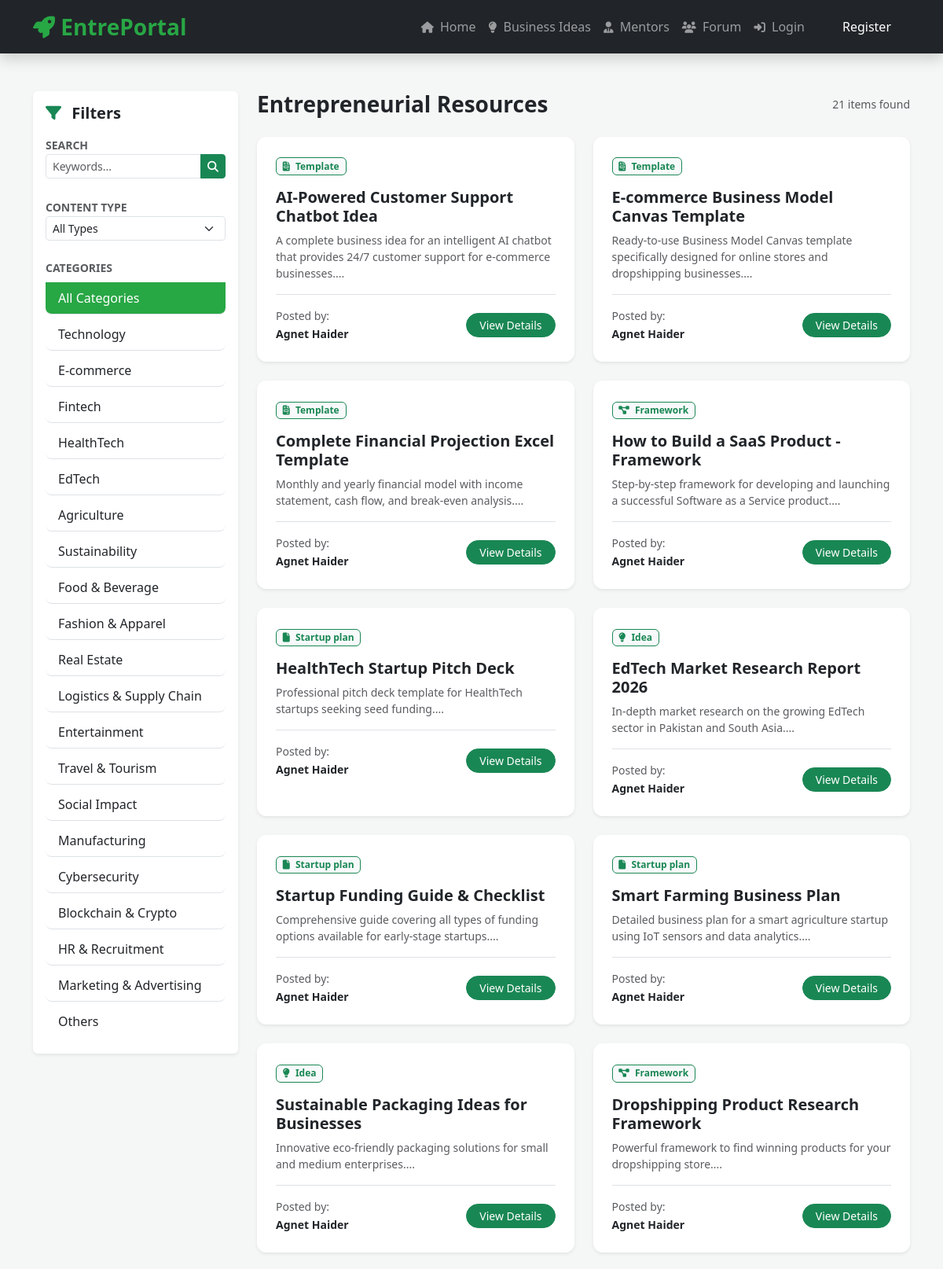
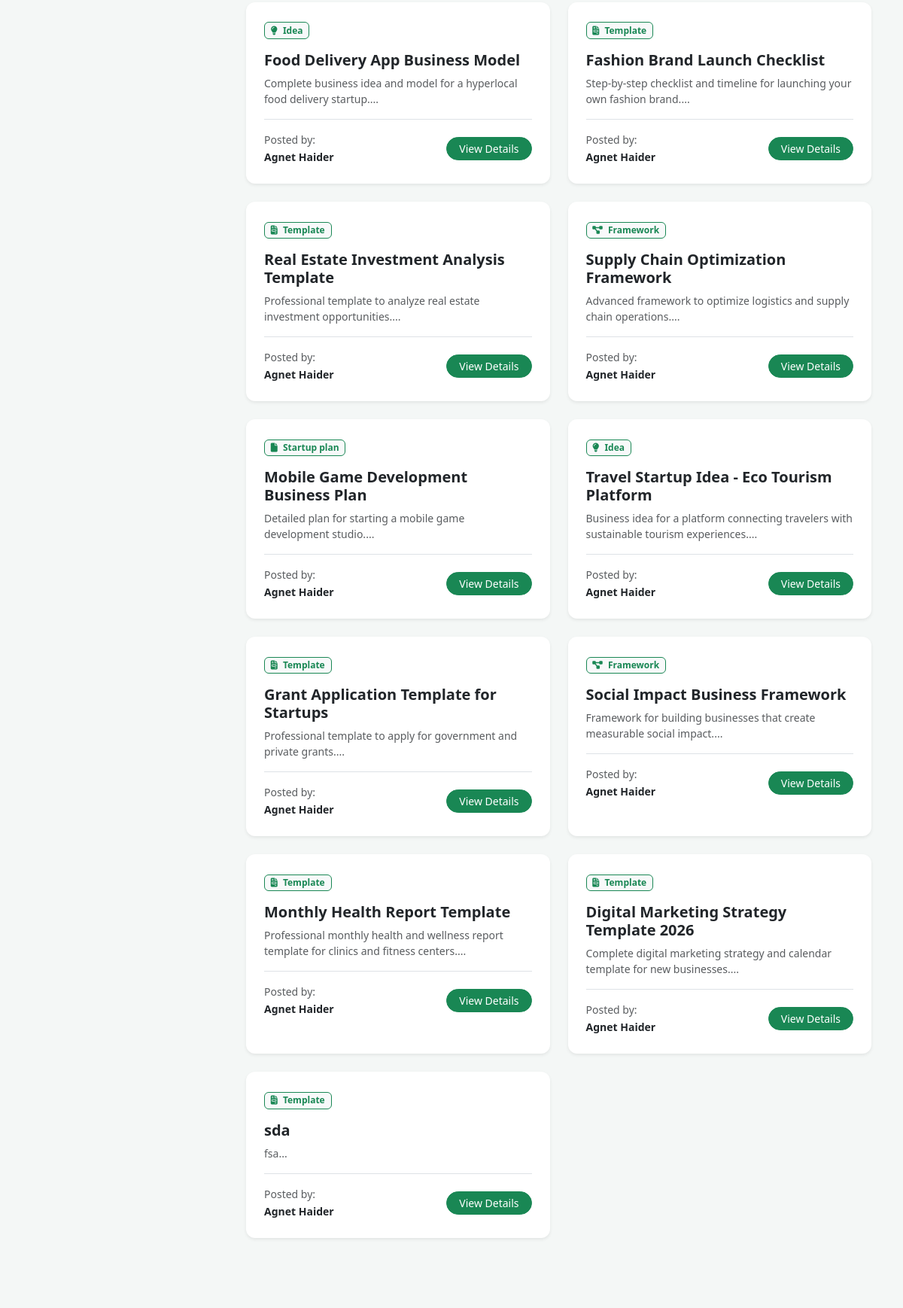
The app's page /resources.php (upper part) with its own data (2 pictures, top to bottom).
### tables this page shows
CREATE TABLE `categories` (
  `id` int(11) NOT NULL,
  `category_name` varchar(100) NOT NULL,
  `description` text DEFAULT NULL,
  `created_at` timestamp NOT NULL DEFAULT current_timestamp()
);

CREATE TABLE `resources` (
  `id` int(11) NOT NULL,
  `agent_id` int(11) NOT NULL,
  `category_id` int(11) DEFAULT NULL,
  `title` varchar(255) NOT NULL,
  `content_type` enum('idea','framework','template','startup_plan','financial_support') NOT NULL,
  `description` text DEFAULT NULL,
  `file_path` varchar(255) DEFAULT NULL,
  `created_at` timestamp NOT NULL DEFAULT current_timestamp(),
  `updated_at` timestamp NOT NULL DEFAULT current_timestamp() ON UPDATE current_timestamp()
);

CREATE TABLE `users` (
  `id` int(11) NOT NULL,
  `full_name` varchar(100) NOT NULL,
  `email` varchar(100) NOT NULL,
  `password` varchar(255) NOT NULL,
  `phone` varchar(20) DEFAULT NULL,
  `bio` text DEFAULT NULL,
  `location` varchar(100) DEFAULT NULL,
  `role` enum('user','agent','admin') NOT NULL DEFAULT 'user',
  `status` enum('pending','approved','rejected') NOT NULL DEFAULT 'pending',
  `created_at` timestamp NOT NULL DEFAULT current_timestamp()
);

### resources.php (the view, shortened to what this page needs)
<?php
include 'config.php';
$type_filter = isset($_GET['type']) ? mysqli_real_escape_string($conn, $_GET['type']) : '';
$cat_filter = isset($_GET['category']) ? (int)$_GET['category'] : 0;
$search_query = isset($_GET['search']) ? mysqli_real_escape_string($conn, $_GET['search']) : '';
$sql = "SELECT r.*, c.category_name, u.full_name as agent_name
        FROM resources r
        LEFT JOIN categories c ON r.category_id = c.id
        LEFT JOIN users u ON r.agent_id = u.id
        WHERE 1=1";
$sql .= " ORDER BY r.created_at DESC";
$resources = mysqli_query($conn, $sql);
$categories_list = mysqli_query($conn, "SELECT * FROM categories");
?>
<!DOCTYPE html>
<html lang="en">
<head>
    <link href="https://cdn.jsdelivr.net/npm/bootstrap@5.3.3/dist/css/bootstrap.min.css" rel="stylesheet">
    <link href="https://cdnjs.cloudflare.com/ajax/libs/font-awesome/6.5.1/css/all.min.css" rel="stylesheet">
</head>
<body>
<?php include 'navbar.php'; ?>
<div class="container py-5">
    <div class="row">
        <div class="col-lg-3 mb-4">
            <div class="card shadow-sm border-0 p-3">
                <h5 class="fw-bold mb-3"><i class="fas fa-filter text-success me-2"></i> Filters</h5>
                <form action="resources.php" method="GET">
                    <div class="mb-4">
                        <label class="small fw-bold text-muted text-uppercase">Search</label>
                        <div class="input-group">
                            <input type="text" name="search" class="form-control form-control-sm" placeholder="Keywords..." value="<?= htmlspecialchars($search_query) ?>">
                            <button class="btn btn-success btn-sm" type="submit"><i class="fas fa-search"></i></button>
                        </div>
                    </div>
                    <div class="mb-4">
                        <label class="small fw-bold text-muted text-uppercase">Content Type</label>
                        <select name="type" class="form-select form-select-sm" onchange="this.form.submit()">
                            <option value="">All Types</option>
                        </select>
                    </div>
                </form>
                <label class="small fw-bold text-muted text-uppercase mb-2">Categories</label>
                <div class="list-group list-group-flush">
                    <a href="resources.php" class="list-group-item list-group-item-action sidebar-item <?= $cat_filter == 0 ? 'active-cat' : '' ?>">All Categories</a>
                    <?php while($cat = mysqli_fetch_assoc($categories_list)): ?>
                        <a href="resources.php?category=<?= $cat['id'] ?>&type=<?= $type_filter ?>"
                           class="list-group-item list-group-item-action sidebar-item <?= $cat_filter == $cat['id'] ? 'active-cat' : '' ?>">
                            <?= htmlspecialchars($cat['category_name']) ?>
                        </a>
                    <?php endwhile; ?>
                </div>
            </div>
        </div>
        <div class="col-lg-9">
            <div class="d-flex justify-content-between align-items-center mb-4">
                <h3 class="fw-bold mb-0">
                    <?php
                        if($type_filter == 'idea') echo "Business Ideas";
                        elseif($type_filter == 'template') echo "Startup Templates";
                        else echo "Entrepreneurial Resources";
                    ?>
                </h3>
                <span class="text-muted small"><?= mysqli_num_rows($resources) ?> items found</span>
            </div>
            <div class="row g-4">
                <?php if(mysqli_num_rows($resources) > 0): ?>
                    <?php while($row = mysqli_fetch_assoc($resources)):
                        $type_icon = "fa-file";
                        if($row['content_type'] == 'idea') $type_icon = "fa-lightbulb";
                        if($row['content_type'] == 'template') $type_icon = "fa-file-invoice";
                        if($row['content_type'] == 'framework') $type_icon = "fa-project-diagram";
                    ?>
                    <div class="col-md-6">
                        <div class="card h-100 shadow-sm resource-card">
                            <div class="card-body p-4">
                                <span class="badge bg-light text-success border border-success mb-3">
                                    <i class="fas <?= $type_icon ?> me-1"></i> <?= ucfirst(str_replace('_', ' ', $row['content_type'])) ?>
                                </span>
                                <h5 class="card-title fw-bold"><?= htmlspecialchars($row['title']) ?></h5>
                                <p class="card-text text-muted small">
                                    <?= htmlspecialchars(substr($row['description'], 0, 120)) ?>...
                                </p>
                                <div class="d-flex align-items-center mt-3 pt-3 border-top">
                                    <div class="flex-grow-1">
                                        <small class="text-muted d-block">Posted by:</small>
                                        <small class="fw-bold"><?= htmlspecialchars($row['agent_name']) ?></small>
                                    </div>
                                    <a href="view-resource.php?id=<?= $row['id'] ?>" class="btn btn-success btn-sm rounded-pill px-3">
                                        View Details
                                    </a>
                                </div>
                            </div>
                        </div>
                    </div>
                    <?php endwhile; ?>
                <?php endif; ?>
            </div>
        </div>
    </div>
</div>
</body>
</html>

### navbar.php (shortened to what this page needs)
<nav class="navbar navbar-expand-lg navbar-dark bg-dark sticky-top shadow">
    <div class="container">
        <a class="navbar-brand fs-3" href="index.php">
            <i class="fas fa-rocket"></i> EntrePortal
        </a>
        <div class="collapse navbar-collapse" id="navbarNav">
            <ul class="navbar-nav ms-auto align-items-center">
                <li class="nav-item">
                    <a class="nav-link" href="index.php"><i class="fas fa-home"></i> Home</a>
                </li>
                <li class="nav-item">
                    <a class="nav-link" href="resources.php?type=idea"><i class="fas fa-lightbulb"></i> Business Ideas</a>
                </li>
                <li class="nav-item">
                    <a class="nav-link" href="view-mentors.php"><i class="fas fa-user-tie"></i> Mentors</a>
                </li>
                <li class="nav-item">
                    <a class="nav-link" href="forum.php"><i class="fas fa-users"></i> Forum</a>
                </li>
                <?php if (isset($_SESSION['user_id'])):
                    $role = $_SESSION['role'] ?? 'user';
                    $dashboard_page = ($role == 'admin') ? 'dashboard-admin.php' :
                                      ($role == 'agent' ? 'dashboard-agent.php' : 'dashboard-user.php');
                ?>
                    <li class="nav-item">
                        <a class="nav-link" href="<?php echo $dashboard_page; ?>">
                            <i class="fas fa-th-large"></i> Dashboard
                        </a>
                    </li>
                    <li class="nav-item ms-lg-2">
                        <a class="nav-link text-success fw-bold" href="logout.php">
                            <i class="fas fa-sign-out-alt"></i> Logout (<?php echo htmlspecialchars($_SESSION['full_name']); ?>)
                        </a>
                    </li>
                <?php else: ?>
                    <li class="nav-item">
                        <a class="nav-link" href="login.php"><i class="fas fa-sign-in-alt"></i> Login</a>
                    </li>
                    <li class="nav-item">
                        <a class="nav-link btn btn-success text-white px-4 ms-lg-3" href="register.php">
                            Register
                        </a>
                    </li>
                <?php endif; ?>
            </ul>
        </div>
    </div>
</nav>

### resources.php (style rules this page uses)
body { background-color: #f4f7f6; }
.resource-card { border: none; border-radius: 12px; transition: 0.3s; }
.sidebar-item { border-radius: 8px; margin-bottom: 5px; transition: 0.2s; }
.active-cat { background: #28a745 !important; color: white !important; }

### navbar.php (style rules this page uses)
:root { --primary: #28a745; --dark: #212529; }
.navbar-brand { font-weight: 700; color: var(--primary) !important; }
.nav-link i { margin-right: 4px; font-size: 0.9rem; }

### records on screen
categories: category_name "Technology"
categories: category_name "E-commerce"
categories: category_name "Fintech"
categories: category_name "HealthTech"
categories: category_name "EdTech"
categories: category_name "Agriculture"
categories: category_name "Sustainability"
categories: category_name "Food & Beverage"
categories: category_name "Fashion & Apparel"
categories: category_name "Real Estate"
categories: category_name "Logistics & Supply Chain"
categories: category_name "Entertainment"
categories: category_name "Travel & Tourism"
categories: category_name "Social Impact"
categories: category_name "Manufacturing"
categories: category_name "Cybersecurity"
categories: category_name "Blockchain & Crypto"
categories: category_name "HR & Recruitment"
categories: category_name "Marketing & Advertising"
categories: category_name "Others"
resources: content_type "Template", title "AI-Powered Customer Support Chatbot Idea", description "A complete business idea for an intelligent AI chatbot that provides 24/7 customer support for e-commerce businesses.", agent.full_name "Agnet Haider"
resources: content_type "Template", title "E-commerce Business Model Canvas Template", description "Ready-to-use Business Model Canvas template specifically designed for online stores and dropshipping businesses.", agent.full_name "Agnet Haider"
resources: content_type "Template", title "Complete Financial Projection Excel Template", description "Monthly and yearly financial model with income statement, cash flow, and break-even analysis.", agent.full_name "Agnet Haider"
resources: content_type "Framework", title "How to Build a SaaS Product - Framework", description "Step-by-step framework for developing and launching a successful Software as a Service product.", agent.full_name "Agnet Haider"
resources: content_type "Startup plan", title "HealthTech Startup Pitch Deck", description "Professional pitch deck template for HealthTech startups seeking seed funding.", agent.full_name "Agnet Haider"
resources: content_type "Idea", title "EdTech Market Research Report 2026", description "In-depth market research on the growing EdTech sector in Pakistan and South Asia.", agent.full_name "Agnet Haider"
resources: content_type "Startup plan", title "Startup Funding Guide & Checklist", description "Comprehensive guide covering all types of funding options available for early-stage startups.", agent.full_name "Agnet Haider"
resources: content_type "Startup plan", title "Smart Farming Business Plan", description "Detailed business plan for a smart agriculture startup using IoT sensors and data analytics.", agent.full_name "Agnet Haider"
resources: content_type "Idea", title "Sustainable Packaging Ideas for Businesses", description "Innovative eco-friendly packaging solutions for small and medium enterprises.", agent.full_name "Agnet Haider"
resources: content_type "Framework", title "Dropshipping Product Research Framework", description "Powerful framework to find winning products for your dropshipping store.", agent.full_name "Agnet Haider"
resources: content_type "Idea", title "Food Delivery App Business Model", description "Complete business idea and model for a hyperlocal food delivery startup.", agent.full_name "Agnet Haider"
resources: content_type "Template", title "Fashion Brand Launch Checklist", description "Step-by-step checklist and timeline for launching your own fashion brand.", agent.full_name "Agnet Haider"
resources: content_type "Template", title "Real Estate Investment Analysis Template", description "Professional template to analyze real estate investment opportunities.", agent.full_name "Agnet Haider"
resources: content_type "Framework", title "Supply Chain Optimization Framework", description "Advanced framework to optimize logistics and supply chain operations.", agent.full_name "Agnet Haider"
resources: content_type "Startup plan", title "Mobile Game Development Business Plan", description "Detailed plan for starting a mobile game development studio.", agent.full_name "Agnet Haider"
resources: content_type "Idea", title "Travel Startup Idea - Eco Tourism Platform", description "Business idea for a platform connecting travelers with sustainable tourism experiences.", agent.full_name "Agnet Haider"
resources: content_type "Template", title "Grant Application Template for Startups", description "Professional template to apply for government and private grants.", agent.full_name "Agnet Haider"
resources: content_type "Framework", title "Social Impact Business Framework", description "Framework for building businesses that create measurable social impact.", agent.full_name "Agnet Haider"
resources: content_type "Template", title "Monthly Health Report Template", description "Professional monthly health and wellness report template for clinics and fitness centers.", agent.full_name "Agnet Haider"
resources: content_type "Template", title "Digital Marketing Strategy Template 2026", description "Complete digital marketing strategy and calendar template for new businesses.", agent.full_name "Agnet Haider"
resources: content_type "Template", title "sda", description "fsa", agent.full_name "Agnet Haider"

### other values on screen
mysqli_num_rows($resources) "21"
